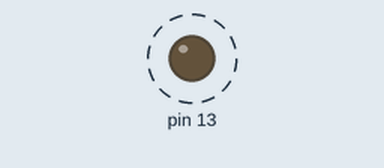
A sketch run on a simulated Arduino Uno, built with avr-gcc and run on an emulated ATmega328P. Shown: output pins drawn as LEDs (lit = HIGH). Dashed ring = blinking.

Above: at 0.31 s.
Timing chart, 0 to 3.0 s (numbered marks = the images above):
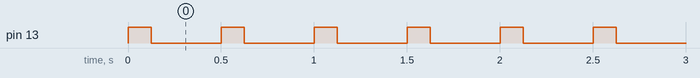

The sketch:

lab_11.ino
```cpp
void setup()
{
  pinMode(13, OUTPUT);
}

void loop()
{
  digitalWrite(13, HIGH);
  delay(125);
  digitalWrite(13, LOW);
  delay(375);
}
```

Measured:
- by itself, pin 13: alternates HIGH for 0.13 s and LOW for 0.38 s
